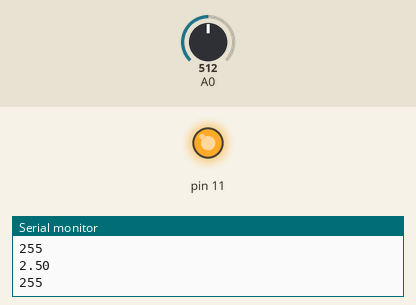
A sketch run on a simulated Arduino Uno, built with avr-gcc and run on an emulated ATmega328P. Parts: output pins drawn as LEDs (lit = HIGH), the last lines printed to the serial monitor. The test bench sets the inputs (shaded band); at power-on: A0 = 512.

Above: at 1.2 s.
1.3 s: A0 set to 486
2.8 s: A0 set to 462
At 3.35 s:
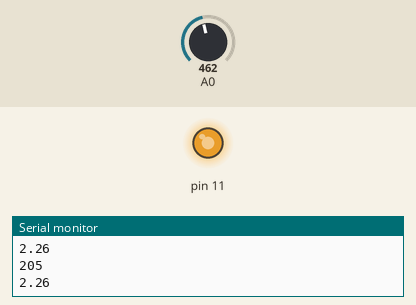
5.8 s: A0 set to 511
At 6.4 s:
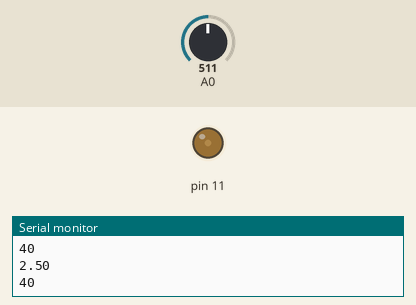
Timing chart, 0 to 8.8 s (numbered marks = the images above; inputs shaded):
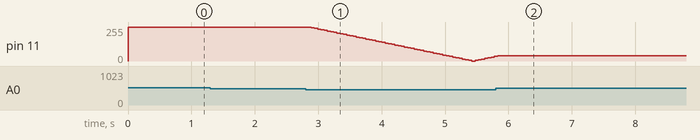

Measured:
- the behaviour switches between 472 and 471 on A0 (found by bisection; images 0 and 1)
- after the input at 5.8 s, pin 11: goes on until 5.8 s, then stays 40/255

The sketch:

hw1_part1.ino
```cpp
// yutong zhang
// yutongz@cca.edu

int LED = 11;
int brightness = 255;
int fadeAmount = 5;

int absFadeAmount = 5;

void setup() {
  Serial.begin(9600);
  pinMode(11, OUTPUT);
  digitalWrite(11, HIGH);

}

void loop() {
  // calculate the resistence of the LDR
  float readVoltage = analogRead(A0);
  float v2 = (readVoltage / 1024) * 5;
  Serial.println(v2);

  // set the brightness of pin 11
  analogWrite(11, brightness);


  // set the fade amount
  if(brightness <= 0) {
    fadeAmount = -absFadeAmount;
  } else if (brightness >= 255) {
    fadeAmount = absFadeAmount;
  }

  // start fading when shadow on
  if(v2 <= 2.3) {
    brightness = brightness - fadeAmount;
  }
  Serial.println(brightness);

  delay(50);
}
```
